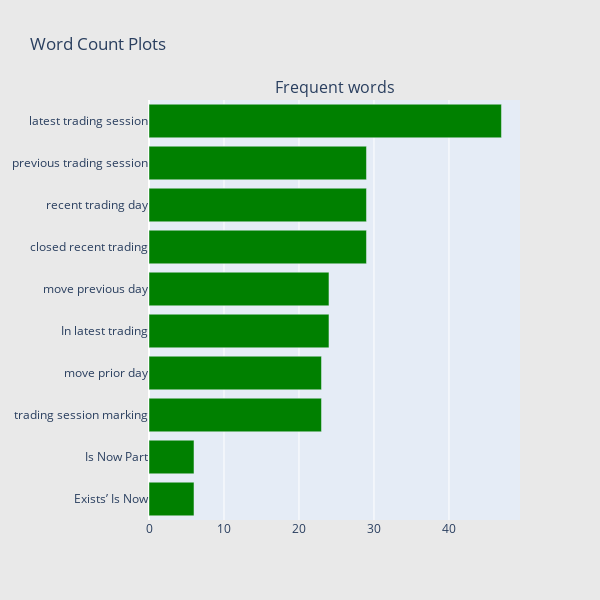

The code cell stored with this chart in its notebook:
### Markdown cell above
## Content

### Code cell
## Get the bar chart from 5 rated reviews ##
freq_dict = defaultdict(int)
for sent in news_df["content"]:
    for word in generate_ngrams(sent,3):
        freq_dict[word] += 1
fd_sorted = pd.DataFrame(sorted(freq_dict.items(), key=lambda x: x[1])[::-1])
fd_sorted.columns = ["word", "wordcount"]
trace0 = horizontal_bar_chart(fd_sorted.head(10), 'green')

# Creating two subplots
fig = tools.make_subplots(rows=1, cols=1, vertical_spacing=0.04,
                          subplot_titles=["Frequent words"])
fig.append_trace(trace0, 1, 1)
#fig.append_trace(trace1, 1, 2)
fig['layout'].update(height=600, width=600, paper_bgcolor='rgb(233,233,233)', title="Word Count Plots")
py.iplot(fig, filename='word-plots');

### Figure 1 — Plotly figure (JSON) as saved in the notebook; plotly's stock layout.template omitted (floating-point values rounded to 4 significant figures)
{"data": [{"marker": {"color": "green"}, "orientation": "h", "showlegend": false, "type": "bar", "x": [6, 6, 23, 23, 24, 24, 29, 29, 29, 47], "xaxis": "x", "y": ["Exists’ Is Now", "Is Now Part", "trading session marking", "move prior day", "In latest trading", "move previous day", "closed recent trading", "recent trading day", "previous trading session", "latest trading session"], "yaxis": "y"}], "layout": {"annotations": [{"font": {"size": 16}, "showarrow": false, "text": "Frequent words", "x": 0.5, "xanchor": "center", "xref": "paper", "y": 1, "yanchor": "bottom", "yref": "paper"}], "height": 600, "paper_bgcolor": "rgb(233,233,233)", "title": {"text": "Word Count Plots"}, "width": 600, "xaxis": {"anchor": "y", "domain": [0, 1]}, "yaxis": {"anchor": "x", "domain": [0, 1]}}}
